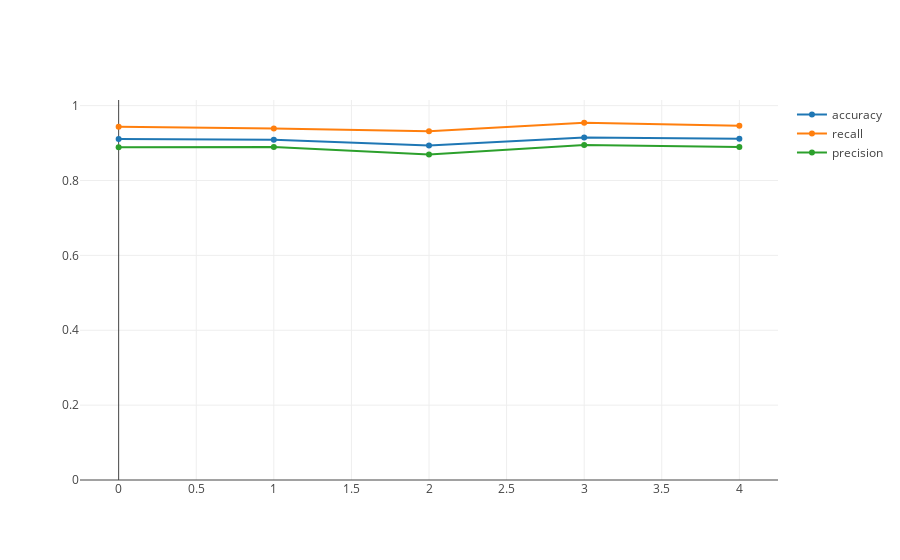

Notebook cell for this chart:
### Code cell
iplot(test_amount_features_kfold(6, clf_gaus, X, y), filename='Gaussian Naive Bayes metrics KFold')

### Figure 1 — Plotly figure (JSON) as saved in the notebook; plotly's stock layout.template omitted (floating-point values rounded to 4 significant figures)
{"data": [{"name": "accuracy", "type": "scatter", "uid": "2045c638-69b6-4e57-bd51-a92badc85e89", "x": [0, 1, 2, 3, 4], "y": [0.9108, 0.9089, 0.8935, 0.9151, 0.9113]}, {"name": "recall", "type": "scatter", "uid": "a39e7ecf-f13c-4178-bc1a-cf9e95aa194c", "x": [0, 1, 2, 3, 4], "y": [0.9434, 0.9387, 0.9313, 0.9543, 0.9464]}, {"name": "precision", "type": "scatter", "uid": "59f49d34-c577-4398-8b66-11270e5f3b05", "x": [0, 1, 2, 3, 4], "y": [0.8889, 0.8895, 0.8695, 0.895, 0.8893]}], "layout": {"yaxis": {"autorange": true, "rangemode": "tozero"}}}
